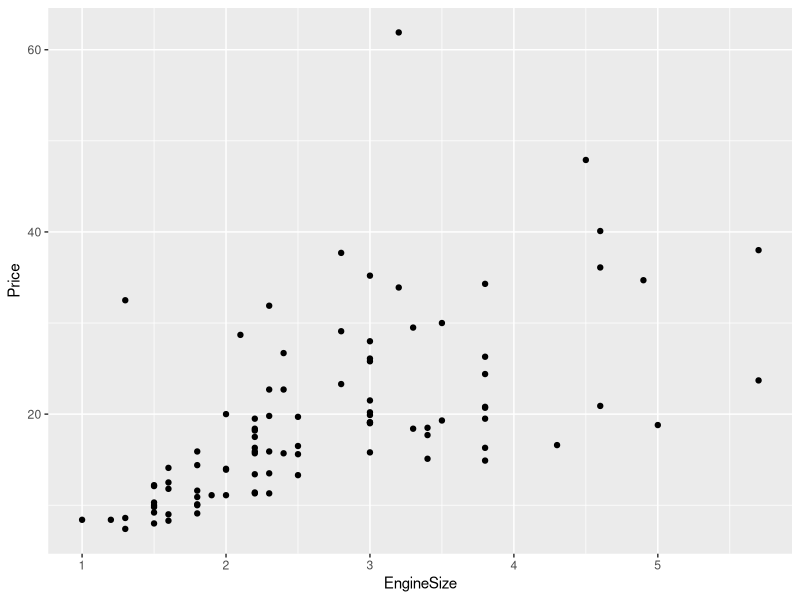
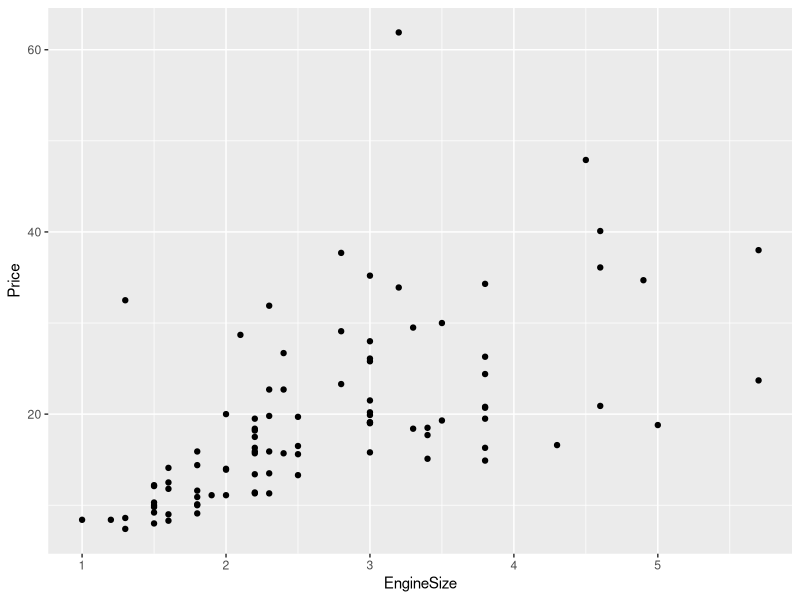
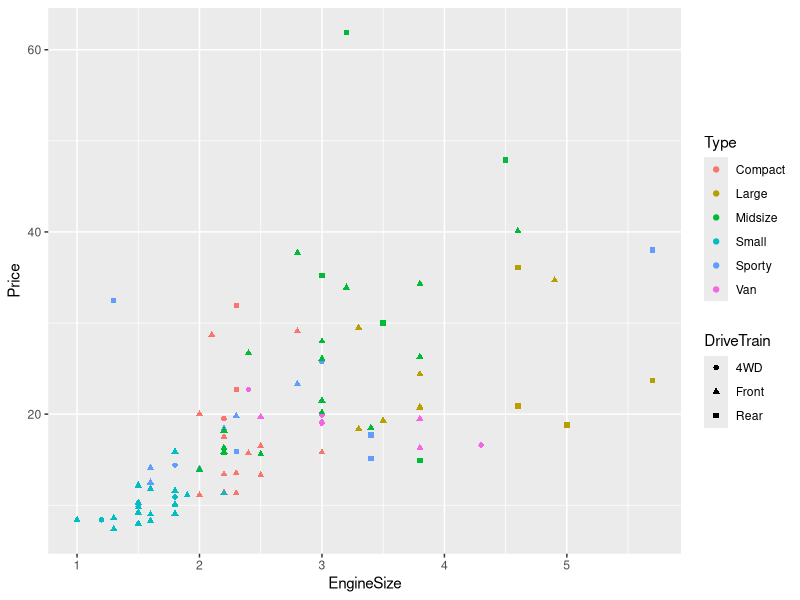

Here is the R script that generated these plots, in order:
## ---- chunk 1
library(MASS)
library(lattice)
library(ggplot2)
## ---- chunk 2
qplot(x = EngineSize, y = Price, data = Cars93)
## ---- chunk 3
ggplot(Cars93, aes(x = EngineSize, y = Price)) + geom_point()
## ---- chunk 4
ggplot(Cars93, aes(x = EngineSize, y = Price, colour = Type, shape = DriveTrain)) + geom_point()
